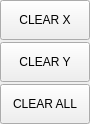
          <widget class="QWidget" name="widget_clear_results" native="true">
           <property name="minimumSize">
            <size>
             <width>90</width>
             <height>0</height>
            </size>
           </property>
           <property name="maximumSize">
            <size>
             <width>90</width>
             <height>16777215</height>
            </size>
           </property>
           <layout class="QVBoxLayout" name="verticalLayout_45">
            <property name="spacing">
             <number>2</number>
            </property>
            <property name="leftMargin">
             <number>0</number>
            </property>
            <property name="topMargin">
             <number>0</number>
            </property>
            <property name="rightMargin">
             <number>0</number>
            </property>
            <property name="bottomMargin">
             <number>0</number>
            </property>
            <item>
             <widget class="QPushButton" name="btn_clear_x_results">
              <property name="sizePolicy">
               <sizepolicy hsizetype="Preferred" vsizetype="Preferred">
                <horstretch>0</horstretch>
                <verstretch>0</verstretch>
               </sizepolicy>
              </property>
              <property name="minimumSize">
               <size>
                <width>0</width>
                <height>40</height>
               </size>
              </property>
              <property name="maximumSize">
               <size>
                <width>16777215</width>
                <height>40</height>
               </size>
              </property>
              <property name="text">
               <string>CLEAR X</string>
              </property>
              <property name="clear" stdset="0">
               <string>clear_x</string>
              </property>
              <attribute name="buttonGroup">
               <string notr="true">clear_buttonGroup</string>
              </attribute>
             </widget>
            </item>
            <item>
             <widget class="QPushButton" name="btn_clear_y_results">
              <property name="sizePolicy">
               <sizepolicy hsizetype="Preferred" vsizetype="Preferred">
                <horstretch>0</horstretch>
                <verstretch>0</verstretch>
               </sizepolicy>
              </property>
              <property name="minimumSize">
               <size>
                <width>0</width>
                <height>40</height>
               </size>
              </property>
              <property name="maximumSize">
               <size>
                <width>16777215</width>
                <height>40</height>
               </size>
              </property>
              <property name="text">
               <string>CLEAR Y</string>
              </property>
              <property name="clear" stdset="0">
               <string>clear_y</string>
              </property>
              <attribute name="buttonGroup">
               <string notr="true">clear_buttonGroup</string>
              </attribute>
             </widget>
            </item>
            <item>
             <widget class="QPushButton" name="bt_clear_all_results">
              <property name="sizePolicy">
               <sizepolicy hsizetype="Preferred" vsizetype="Preferred">
                <horstretch>0</horstretch>
                <verstretch>0</verstretch>
               </sizepolicy>
              </property>
              <property name="minimumSize">
               <size>
                <width>0</width>
                <height>40</height>
               </size>
              </property>
              <property name="maximumSize">
               <size>
                <width>16777215</width>
                <height>40</height>
               </size>
              </property>
              <property name="text">
               <string>CLEAR ALL</string>
              </property>
              <property name="clear" stdset="0">
               <string>clear_all</string>
              </property>
              <attribute name="buttonGroup">
               <string notr="true">clear_buttonGroup</string>
              </attribute>
             </widget>
            </item>
           </layout>
          </widget>
